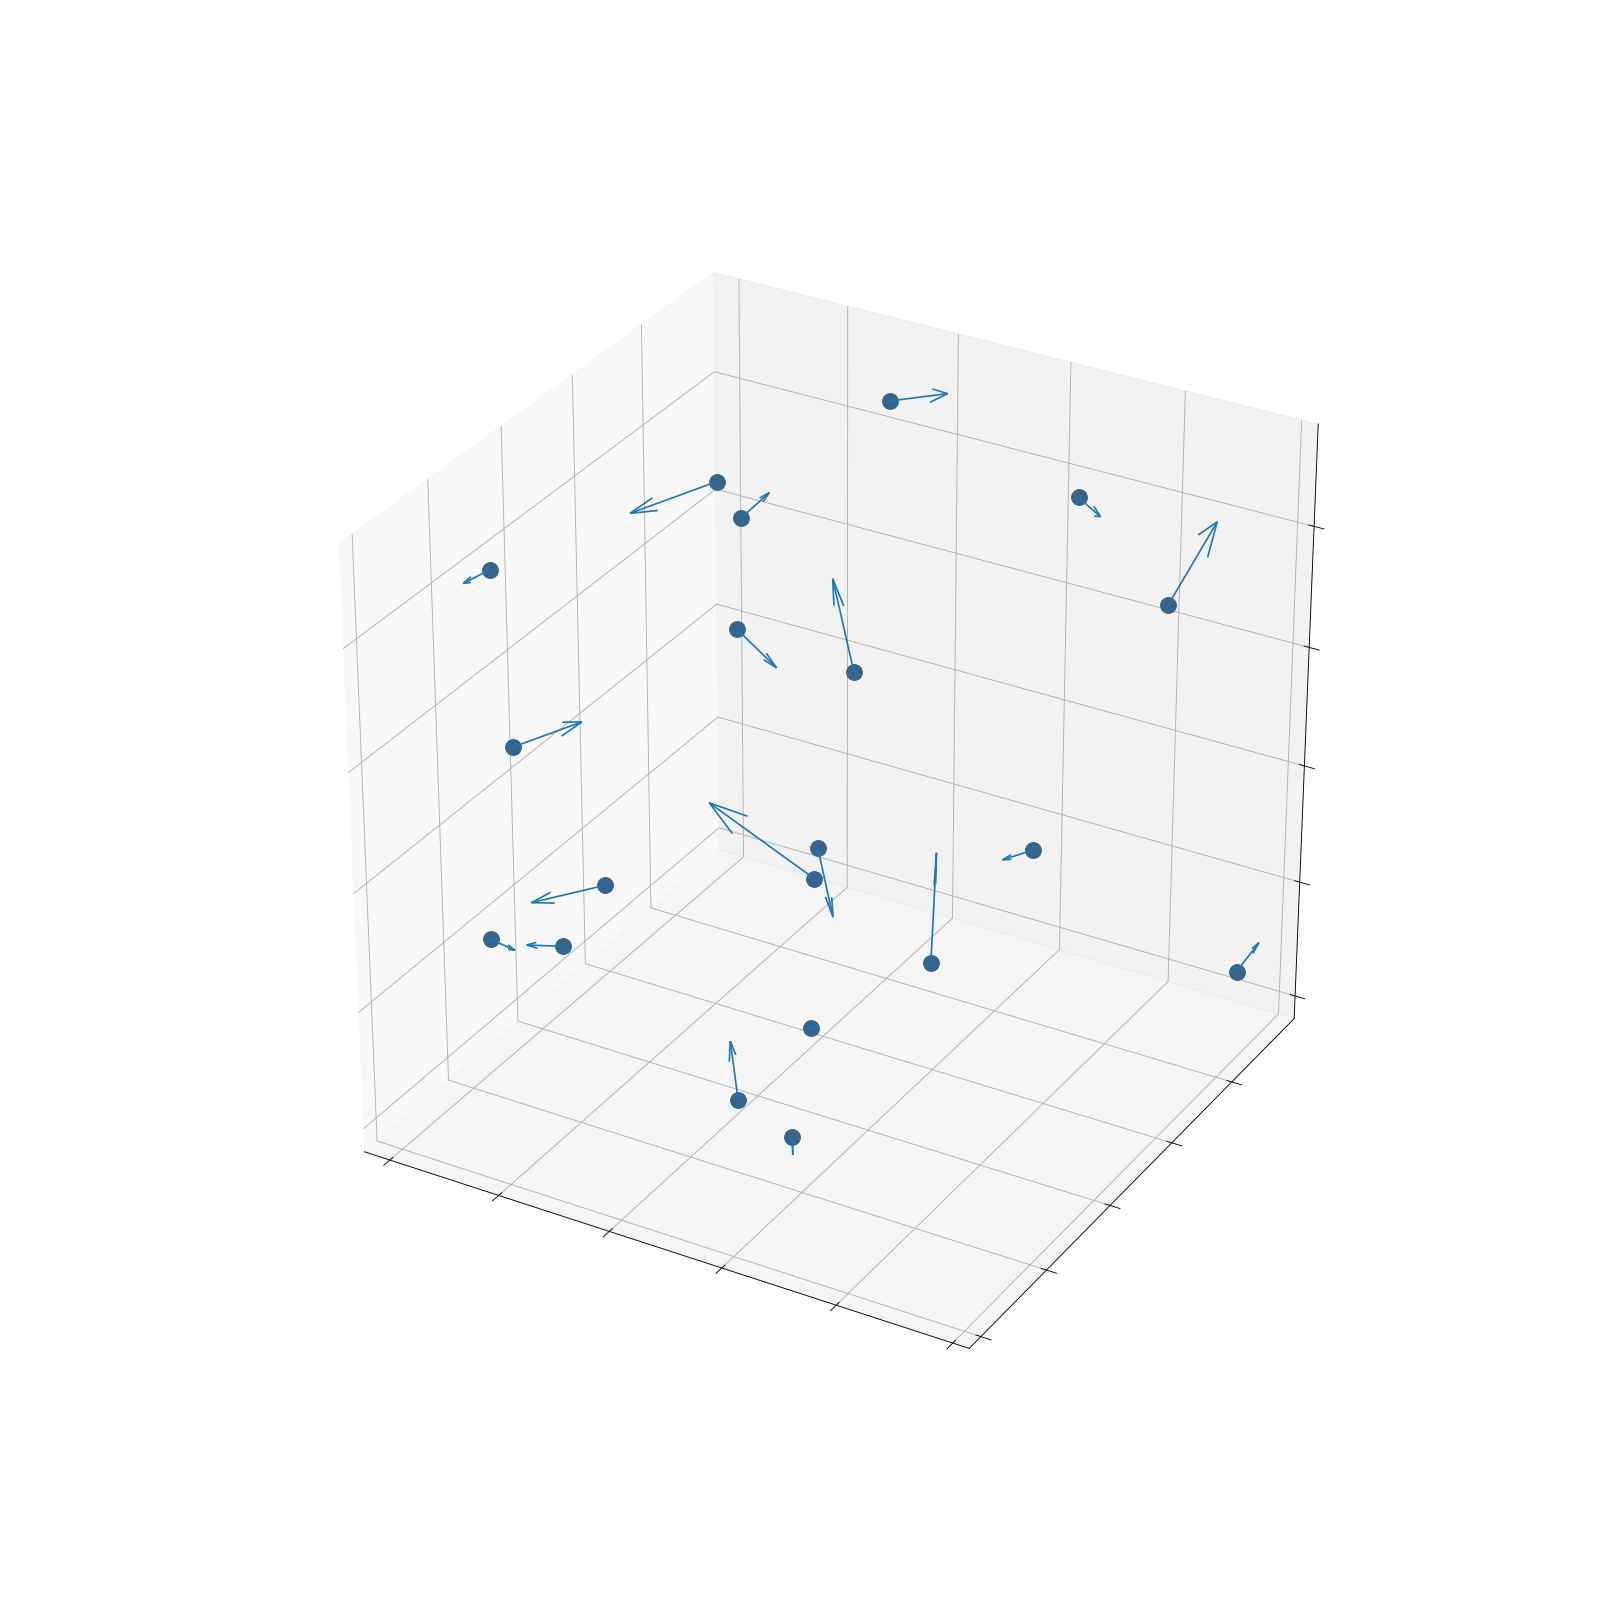

Source code (Python):

from mpl_toolkits.mplot3d import axes3d
import matplotlib
matplotlib.use('Agg')
import matplotlib.pyplot as plt
import numpy as np
import random

random.seed(a=2)

coords = [ [], [], [] ]
dirs = [ [], [], [] ]


for i in range( 20 ):
   module = 0.2
   mnorm = 0.01
   coords[ 0 ].append( random.uniform( 0, 1 ) )
   coords[ 1 ].append( random.uniform( 0, 1 ) )
   coords[ 2 ].append( random.uniform( 0, 1 ) )
   dirs[ 0 ].append( random.expovariate( module ) * random.choice( [ -1., 1. ] ) * mnorm )
   dirs[ 1 ].append( random.expovariate( module ) * random.choice( [ -1., 1. ] ) * mnorm )
   dirs[ 2 ].append( random.expovariate( module ) * random.choice( [ -1., 1. ] ) * mnorm )

fig = plt.figure( figsize=(15,15), dpi=80 )
ax = fig.gca(projection='3d')

ax.quiver( coords[0], coords[1], coords[2], dirs[0], dirs[1], dirs[2], arrow_length_ratio = 0.3 )#colors = [ ( 0, 0, 0.5, 0.8 ) ] * len( coords[0] ) )
ax.scatter(  coords[0], coords[1], coords[2], s=200, c="#36648B", depthshade=False )
ax.set_xticklabels( [] )
ax.set_yticklabels( [] )
ax.set_zticklabels( [] )
#ax.set_xlabel('x')
#ax.set_ylabel('y')
#ax.set_zlabel('z')

plt.savefig( "idealgas.png" )
